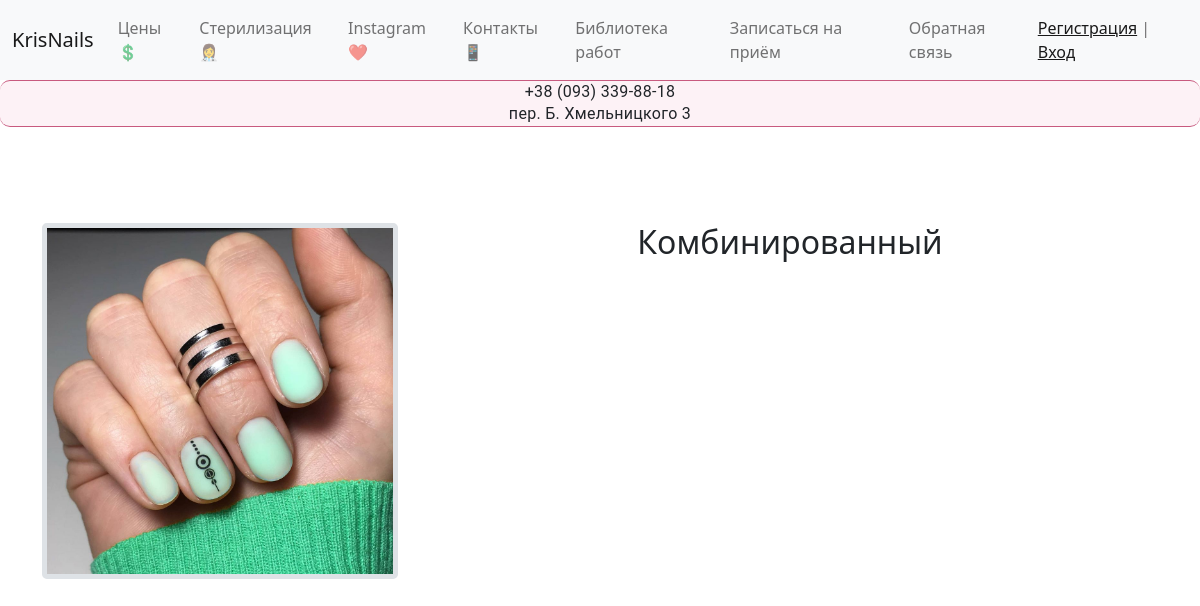
Screenshot of /services/show_work/9 with the database file from the repository.
### services/models.py (models this page shows, shortened)
class Visit(models.Model):
    client = models.ForeignKey(Client, on_delete=models.SET_NULL, null=True, verbose_name='Клиент', blank=True)
    category = models.ForeignKey(Category, on_delete=models.PROTECT, verbose_name='Услуга', blank=True)
    additional = models.ManyToManyField(Additional, blank=True, verbose_name='Доп. услуги')
    work_date = models.DateTimeField(auto_now_add=True, verbose_name='Дата визита', blank=True)
    price = models.IntegerField(default='250', verbose_name='Стоимость', blank=True)
    duration = models.DurationField(default='03:00:00', help_text='часы:минуты:секунды',
                                    verbose_name='Длительность процедуры', blank=True)
    content = models.TextField(blank=True, verbose_name='Описание процедуры')
    created_at = models.DateTimeField(auto_now_add=True, verbose_name='Дата добавления')
    updated_at = models.DateTimeField(auto_now=True, verbose_name='Дата изменения')
    is_published = models.BooleanField(default=False, verbose_name='Опубликовано')
    photo_before = models.ImageField(upload_to='photo/visits/before/%Y/%m/%d', blank=True, verbose_name='Фото до')
    photo_after = models.ImageField(upload_to='photo/visits/after/%Y/%m/%d', blank=True, verbose_name='Фото после')
    class Meta:
        verbose_name = 'Визит'
        verbose_name_plural = 'Визиты'
        ordering = ['-work_date']

class Category(models.Model):
    category_name = models.CharField(max_length=150, verbose_name='Тип услуги')
    content = models.TextField(verbose_name='Описание услуги', blank=True)
    price = models.IntegerField(verbose_name='Стоимость')
    duration = models.CharField(blank=True, max_length=100, verbose_name='продолжительность')
    created_at = models.DateTimeField(auto_now_add=True, verbose_name='Дата добавления услуги')
    updated_at = models.DateTimeField(auto_now=True, verbose_name='Дата изменения')
    is_published = models.BooleanField(default=True, verbose_name='Опубликовано')
    def __str__(self):
        return self.category_name
    class Meta:
        verbose_name = 'Категория'
        verbose_name_plural = 'Категории'

### services/views.py (the view)
# urls.py: path('show_work/<int:pk>', views.ShowWork.as_view(), name='show_work'),
class ShowWork(DetailView):
    model = Visit
    template_name = 'services/show_work.html'

### services/templates/services/show_work.html (shortened to what this page needs)
{% extends 'base.html' %}
{% block main %}
<div class="container my-5 py-5">
    <div class="row">
        <div class="col-md-4 col-sm-12 mb-3">
            <img class="w-100 rounded-3 border border-5" src="{{ object.photo_after.url }}" alt="...">
        </div>
        <div class="col-md-8 col-sm-12 text-center mb-3">
            <h2>{{ object.category }}</h2>
        </div>
    </div>
</div>
{% endblock %}

### nails/static/css/style.css (style rules this page uses)
body { background: url(https://webfon.top/wp-content/uploads/2017/10/tools.png) left top repeat fixed; }

### rows the page displays
Visit: photo_after (picture), category "Комбинированный"
